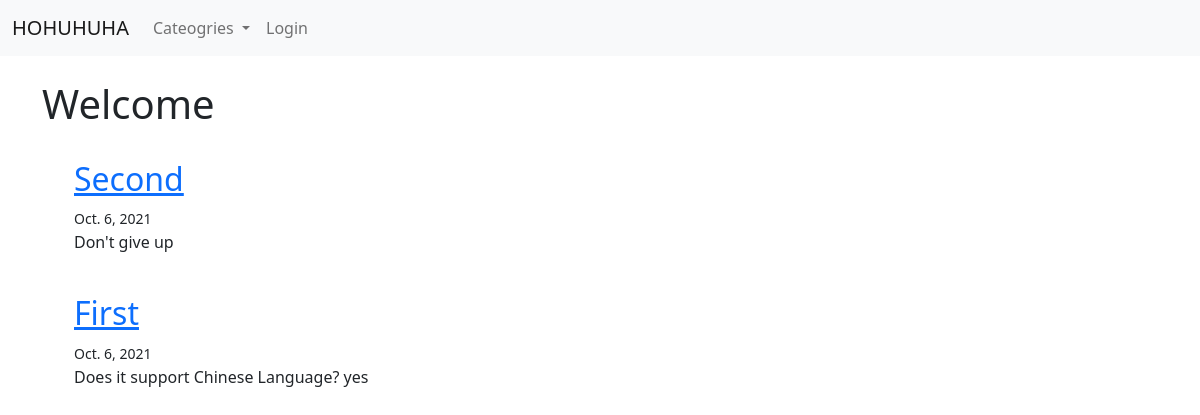
The app's page /, older data.
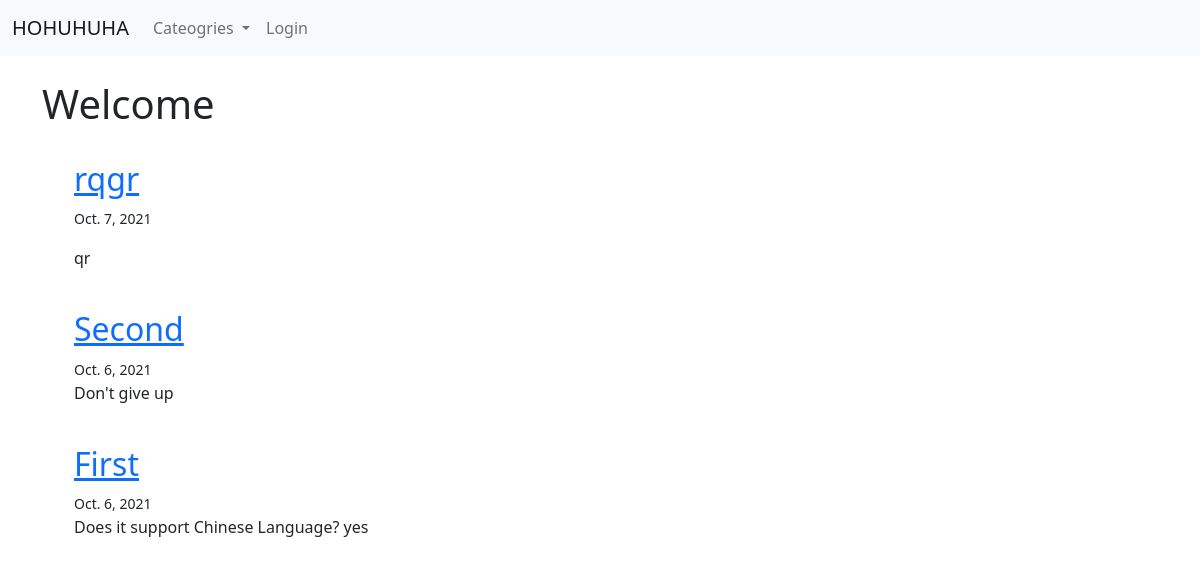
The same page, newer data.
### theblog/models.py (models this page shows, shortened)
class Post(models.Model):
	title = models.CharField(max_length=255)
	author = models.ForeignKey(User, on_delete=models.CASCADE)
	body = RichTextField(blank=True, null=True)
	post_date = models.DateField(auto_now_add=True)
	category = models.CharField(max_length=255, default="uncategorised")

### theblog/views.py (the view)
# urls.py: path('', HomeView.as_view(), name="home"),
class HomeView(ListView):
	model = Post
	template_name = 'home.html'
	ordering = ['-post_date', '-id']
	def get_context_data(self, *args, **kwargs):
		cat_menu = Category.objects.all()
		context = super(HomeView, self).get_context_data(*args, **kwargs)
		context["cat_menu"] = cat_menu
		return context

### theblog/templates/home.html
{% extends 'base.html' %}
{% block content %}
	<h1>Welcome</h1><br/>
	<ul>
		{% for post in object_list %}
			<h2><a href="{% url 'article-detail' post.pk %}">{{ post.title }}</a></h2>
			<small>{{ post.post_date }}</small><br/>
			<p>{{ post.body|safe }}</p><br/>
		{% endfor %}
	</ul>
{% endblock %}

Row changes from the older to the newer data that the page shows:
added Post: title "rqgr", post_date "Oct. 7, 2021", body "qr"
